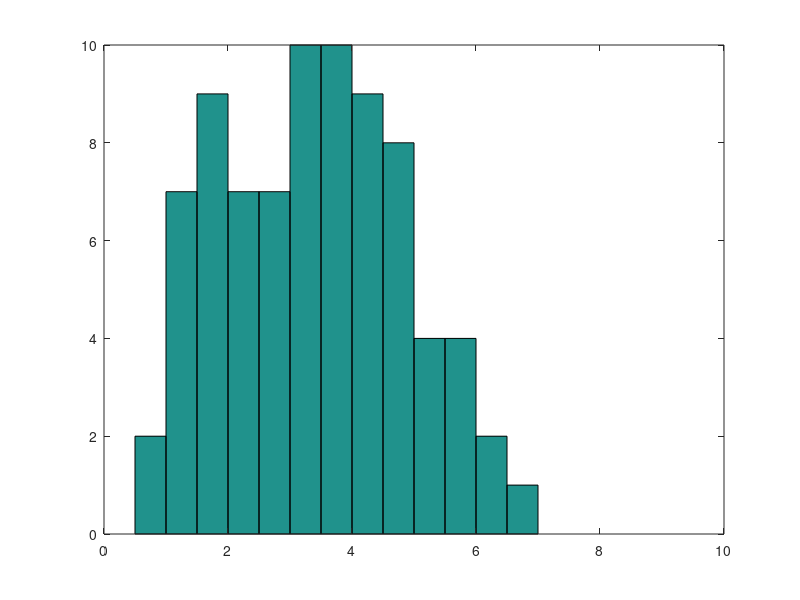
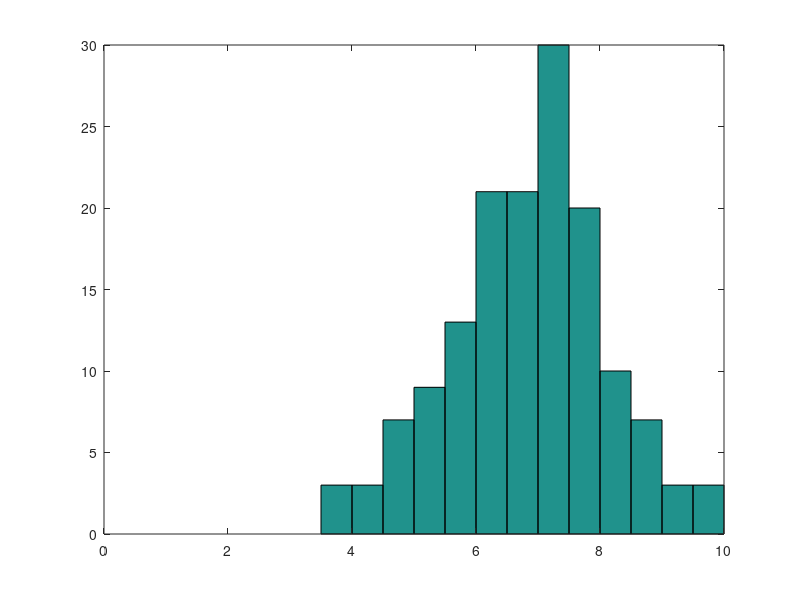
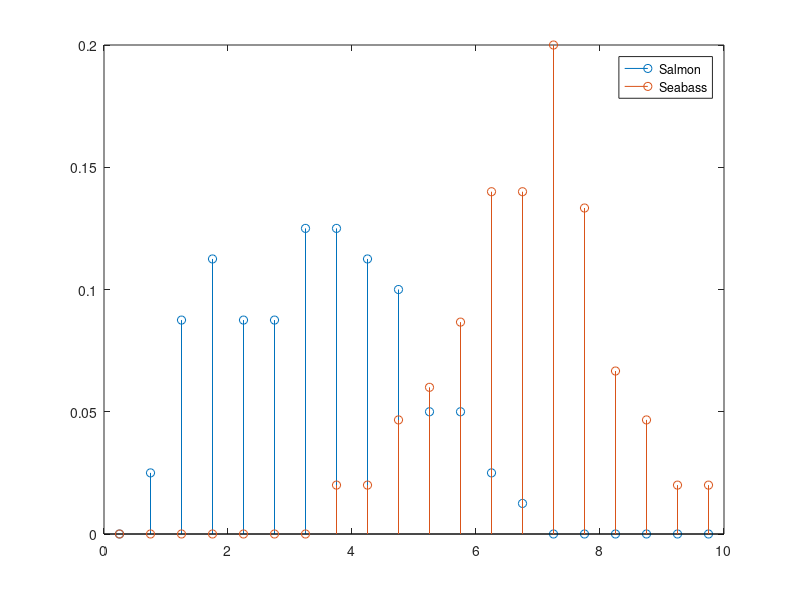
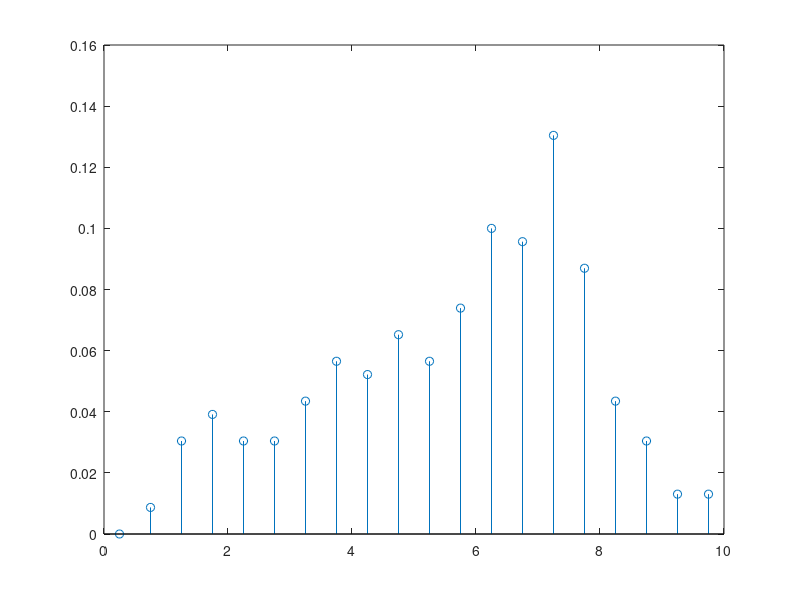

These charts were generated, in order, by the following MATLAB code:
%
% CS7720 Spring 2015
% Introduction to Machine Learning and Pattern Recognition
% University of Missouri-Columbia
%
% Author: Chanmann Lim
% email: cl9p8@mail.missouri.edu
%
% Homework Assignment 1
% Problem 4
%
clc; clear; close all;

salmon = load('SalmonLightness.dat');
seabass = load('SeabassLightness.dat');
xvalues = load('formathist.dat');

%
% 1 - Plot Salmon and Seabass histogram with the intervals of 
%     [(k-1)*0.5, k*0.5], with k = 1,...,20
%
% k_min = 1; k_max = 20;
% xvalues = (k_min-1)*0.5:0.5:k_max*0.5;

figure; hist(salmon, xvalues);
figure; hist(seabass, xvalues);

%
% 2 - Compute P(salmon) and P(seabass)
%
sample = length(salmon) + length(seabass);
P_salmon = length(salmon)/sample;
P_seabass = length(seabass)/sample;

disp(['P(salmon) = ' num2str(P_salmon), ...
 ' and P(seabass) = ' num2str(P_seabass)]);

%
% 3 - Plot conditional probability P(lightness|salmon) and
%     P(lightness|seabase) pmf
%
P_lightness_given_salmon = hist(salmon, xvalues)'/length(salmon);
P_lightness_given_seabass = hist(seabass, xvalues)'/length(seabass);

disp('P(lightness|salmon) = '); disp(P_lightness_given_salmon);
disp('P(lightness|seabass) = '); disp(P_lightness_given_seabass);

figure;
stem(xvalues, [P_lightness_given_salmon P_lightness_given_seabass]);
legend('Salmon', 'Seabass');

%
% 4 - Compute:
%     P(lightness<=5|salmon) and P(lightness<=8|salmon)
%     P(lightness>=5|sea_bass) and P(lightness>=2|sea_bass)
%
P_lightness_less_equal_5_given_salmon = sum(P_lightness_given_salmon(xvalues<=5));
P_lightness_less_equal_8_given_salmon = sum(P_lightness_given_salmon(xvalues<=8));

disp(['P(lightness<=5|salmon) = ' num2str(P_lightness_less_equal_5_given_salmon), ...
 ' and P(lightness<=8|salmon) = ' num2str(P_lightness_less_equal_8_given_salmon)]);

P_lightness_grater_equal_5_given_seabass = sum(P_lightness_given_seabass(xvalues>=5));
P_lightness_grater_equal_2_given_seabass = sum(P_lightness_given_seabass(xvalues>=2));

disp(['P(lightness>=5|seabass) = ' num2str(P_lightness_grater_equal_5_given_seabass), ...
 ' and P(lightness>=2|seabass) = ' num2str(P_lightness_grater_equal_2_given_seabass)]);

%
% 5 - Plot the evidence pmf P(lightness)
%
P_lightness = P_lightness_given_salmon * P_salmon + P_lightness_given_seabass * P_seabass;
disp('P(lightness) = '); disp(P_lightness);
figure; stem(xvalues, P_lightness);

%
% 6 - Plot posterior probabilities
%
P_salmon_given_lightness = P_lightness_given_salmon * P_salmon ./ P_lightness;
P_seabass_given_lightness = P_lightness_given_seabass * P_seabass ./ P_lightness;

disp('P(salmon|lightness)'); disp(P_salmon_given_lightness);
disp('P(seabass|lightness)'); disp(P_seabass_given_lightness);

figure;
stem(xvalues, [P_salmon_given_lightness P_seabass_given_lightness]);
legend('Salmon', 'Seabass');